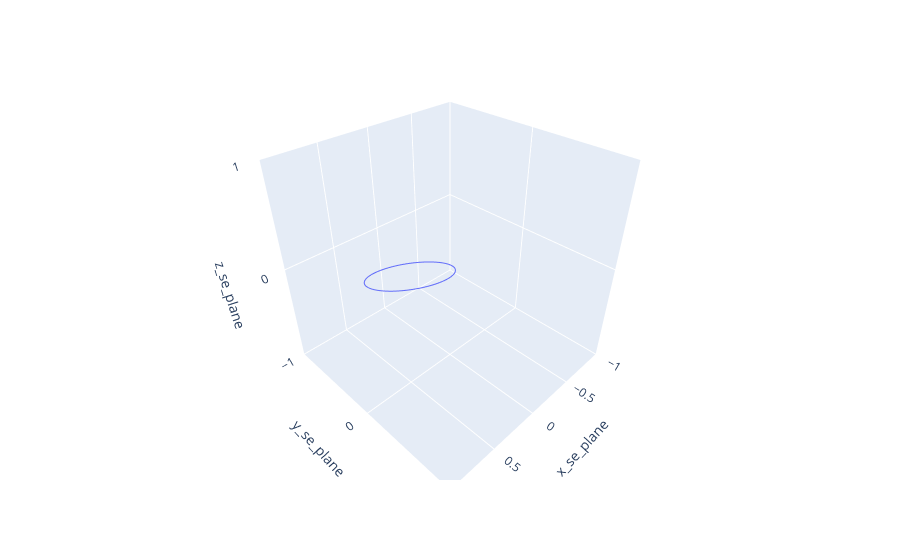

Notebook code for this chart:
### Code cell
_graph_whole = coordinets_graph_SE.join(PSP_Sdata.set_index("TIME"), on="TIME")
ax = plt.figure().add_subplot(projection='3d')

fig = px.line_3d(_graph_whole, x="x_se_plane", y="y_se_plane", z="z_se_plane", range_x=(-1,1), range_y=(-1,1), range_z=(-1,1))

fig.show()

### Figure 1 — Plotly figure (JSON) as saved in the notebook; plotly's stock layout.template omitted (floating-point values rounded to 4 significant figures; data arrays with more than 128 entries replaced by an {"elided": "..."} marker saying what was removed)
{"data": [{"hovertemplate": "x_se_plane=%{x}<br>y_se_plane=%{y}<br>z_se_plane=%{z}<extra></extra>", "legendgroup": "", "line": {"color": "#636efa", "dash": "solid"}, "marker": {"symbol": "circle"}, "mode": "lines", "name": "", "scene": "scene", "showlegend": false, "type": "scatter3d", "x": {"elided": "7483 float values"}, "y": {"elided": "7483 float values"}, "z": {"elided": "7483 float values"}}], "layout": {"legend": {"tracegroupgap": 0}, "margin": {"t": 60}, "scene": {"domain": {"x": [0, 1], "y": [0, 1]}, "xaxis": {"range": [-1, 1], "title": {"text": "x_se_plane"}}, "yaxis": {"range": [-1, 1], "title": {"text": "y_se_plane"}}, "zaxis": {"range": [-1, 1], "title": {"text": "z_se_plane"}}}}}
